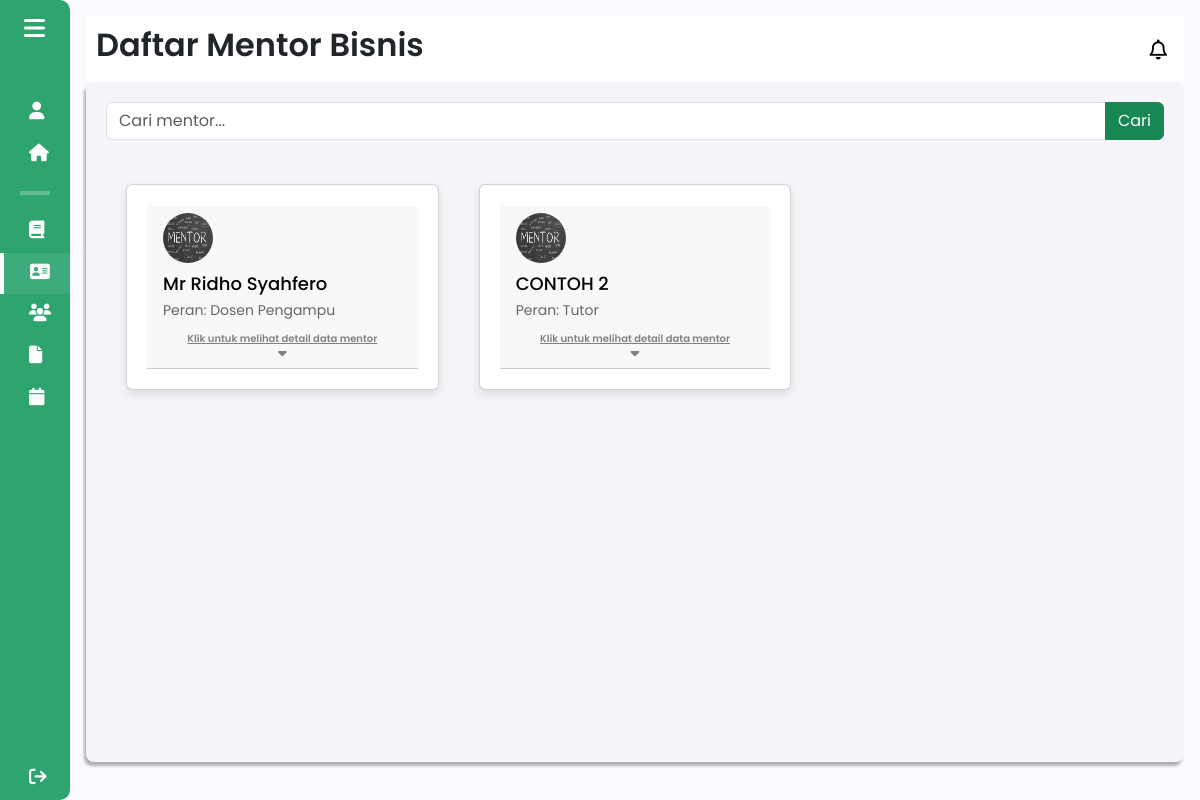
The page /components/pages/admin/daftar_mentor_admin.php (signed in) on the database its author committed.
### tables this page shows
CREATE TABLE `mentor` (
  `id` int(11) NOT NULL,
  `user_id` int(11) NOT NULL,
  `nama` varchar(100) NOT NULL,
  `nidn` varchar(15) NOT NULL,
  `email` varchar(100) DEFAULT NULL,
  `contact` varchar(15) DEFAULT NULL,
  `keahlian` varchar(100) DEFAULT NULL,
  `fakultas` varchar(100) DEFAULT NULL,
  `prodi` varchar(100) DEFAULT NULL,
  `foto_profile` varchar(255) DEFAULT NULL
);

CREATE TABLE `users` (
  `id` int(11) NOT NULL,
  `username` varchar(50) NOT NULL,
  `password` varchar(255) NOT NULL,
  `role` enum('Mahasiswa','Tutor','Dosen Pengampu','Admin') NOT NULL,
  `first_login` tinyint(1) NOT NULL DEFAULT 1
);

### components/pages/admin/daftar_mentor_admin.php (the view, shortened to what this page needs)
<?php
include $_SERVER['DOCUMENT_ROOT'] . '/Aplikasi-Kewirausahaan/config/db_connection.php';
$search = isset($_GET['search']) ? $_GET['search'] : '';
$query_mentor = "
    SELECT
        mentor.*,
        users.role AS peran
    FROM mentor
    JOIN users ON mentor.user_id = users.id
    WHERE mentor.nama LIKE '%$search%'";
$result_mentor = $conn->query($query_mentor);
?>
<!DOCTYPE html>
<html lang="en">
<head>
    <link href="https://cdn.lineicons.com/4.0/lineicons.css" rel="stylesheet" />
    <link href="https://cdn.jsdelivr.net/npm/bootstrap@5.3.0-alpha3/dist/css/bootstrap.min.css" rel="stylesheet"
>
    <link rel="stylesheet" href="/Aplikasi-Kewirausahaan/assets/css/daftar_mentor.css">
</head>
<body>
    <div class="wrapper">
        <?php
        include 'sidebar_admin.php';
        ?>
        <div class="main p-3">
            <div class="main_header">
                <?php
                    include 'header_admin.php';
                ?>
            </div>
            <div class="main_wrapper">
                <form action="" method="get" class="mb-4">
                    <div class="input-group">
                        <input type="text" class="form-control" placeholder="Cari mentor..." name="search" value="<?= htmlspecialchars($search); ?>">
                        <button class="btn btn-success" type="submit">Cari</button>
                    </div>
                </form>
                <div class="clearfix">
                    <?php while ($mentor = $result_mentor->fetch_assoc()) : ?>
                        <div class="accordion" id="accordionExample">
                            <div class="card mb-3">
                                <a data-bs-toggle="collapse" href="#collapse<?= $mentor['id']; ?>" role="button"
                                    aria-expanded="false" aria-controls="collapse<?= $mentor['id']; ?>">
                                    <div class="card-header">
                                        <img alt="Profile picture of the mentor" class="w-12 h-12 rounded-full me-2" height="50"
                                        src="<?= htmlspecialchars($mentor['foto_profile']); ?>" width="50"/>
                                        <div class="nama-mentor">
                                            <h2 class="font-bold mb-0"><?= htmlspecialchars($mentor['nama']); ?></h2>
                                            <p class="mb-0">Peran: <?= htmlspecialchars($mentor['peran']); ?></p>
                                        </div>
                                        <div class="klik d-flex flex-column align-items-center">
                                            <span class="toggle-text" id="toggle-text-<?= $mentor['id']; ?>">
                                                Klik untuk melihat detail data mentor
                                            </span>
                                            <i class="fa-solid fa-caret-down"></i>
                                        </div>
                                    </div>
                                </a>
                            </div>
                        </div>
                    <?php endwhile; ?>
                </div>
            </div>
        </div>
    </div>
</body>
</html>

### assets/css/daftar_mentor.css (style rules this page uses)
.card { background-color: #fff; border-radius: 8px; box-shadow: 0 4px 8px rgba(0, 0, 0, 0.1); padding: 20px; margin: 20px; width: calc(33.333% - 40px); box-sizing: border-box; float: left; }
.card img { border-radius: 50%; width: 50px; height: 50px; }
.card h2 { font-size: 18px; margin: 10px 0; color: black; }
.card p { font-size: 14px; color: #666; margin: 5px 0; }
.clearfix::after { content: ""; clear: both; display: table; }
.klik { display: flex; flex-direction: column; align-items: center; justify-content: center; margin-top: 10px; }
.klik .toggle-text { cursor: pointer; color: gray; font-size: 10px; font-weight: 600; text-decoration: underline; transition: color 0.3s ease-in-out; margin: 0; padding: 0; }
.klik i { color: gray; font-size: 14px; margin: 0; padding: 0; }

### assets/css/sidebar.css (style rules this page uses)
a { text-decoration: none; }
body { font-family: "Poppins", sans-serif; }
.wrapper { display: flex; }
.main { min-height: 100vh; width: 100%; overflow: hidden; transition: all 0.35s ease-in-out; background-color: #fafbfe; }
.main_wrapper { width: 100%; height: 85vh; background-color: #f4f4f9; box-shadow: -2px 4px 3px rgba(0, 0, 0, 0.3); margin: 0; padding: 20px; overflow-y: auto; border-radius: 8px; }

### assets/css/header.css (style rules this page uses)
a { text-decoration: none; }
body { font-family: "Poppins", sans-serif; }
.main_header { display: flex; justify-content: space-between; align-items: center; padding: 5px; background-color: #fff; min-height: 50px; }

### rows shown on the page
mentor: foto_profile (picture), nama "Mr Ridho Syahfero", user.role "Dosen Pengampu"
mentor: foto_profile (picture), nama "CONTOH 2", user.role "Tutor"

### other values the page prints
$pageTitle "Daftar Mentor Bisnis"
